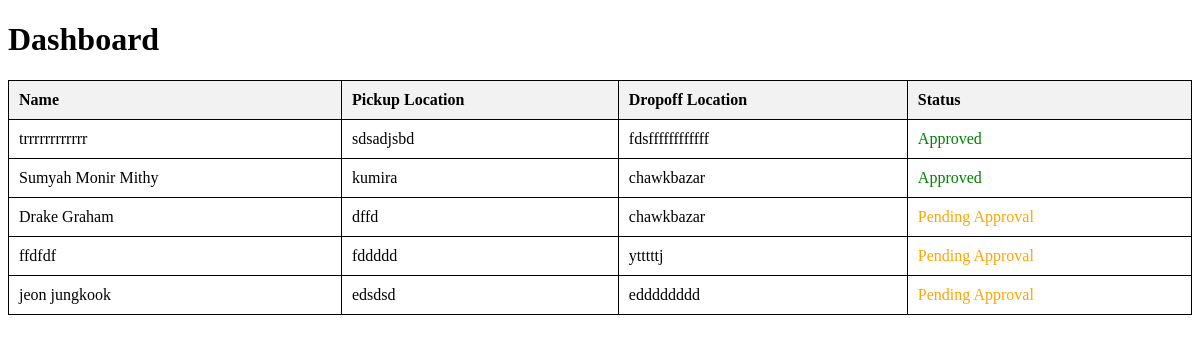
The page /testdashboard/ on the database as committed earlier.
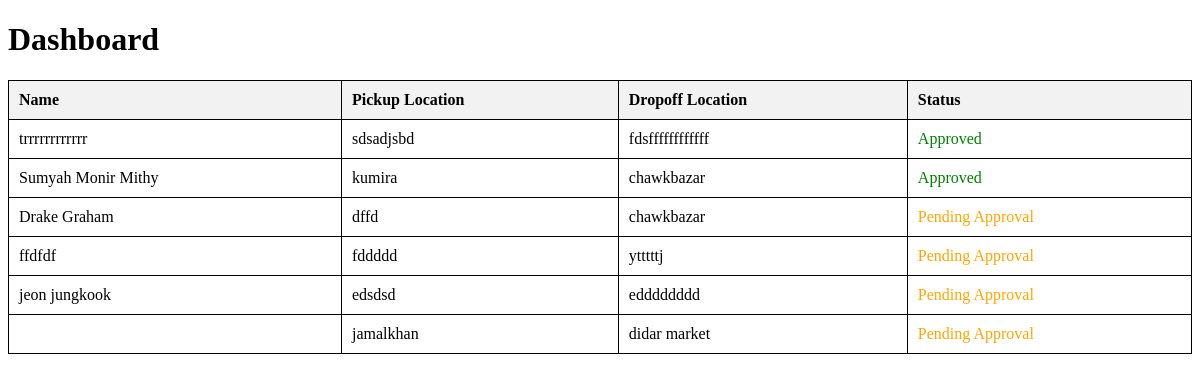
The same page on the database as committed later.
### main/models.py (models this page shows, shortened)
class Booking(models.Model):
    STATUS_CHOICES = [
        ('pending', 'Pending'),
        ('approved', 'Approved'),
        ('rejected', 'Rejected'),
    ]
    customerid = models.ForeignKey('RiderRegister', on_delete=models.CASCADE, related_name='customer_bookings',null=True, blank=True)
    driverid = models.ForeignKey('CarRegister', on_delete=models.CASCADE, null=True, blank=True, related_name='driver_bookings')
    name = models.CharField(max_length=100)
    phone_number = models.CharField(max_length=15)
    pickup_location = models.CharField(max_length=255)
    pickup_date = models.DateField(default=datetime.date(1999, 10, 10))
    pickup_time = models.TimeField(default=datetime.time(0, 0))
    dropoff_location = models.CharField(max_length=255)
    dropoff_date = models.DateField(default=datetime.date(1999, 10, 10))
    dropoff_time = models.TimeField(default=datetime.time(0, 0))
    status = models.CharField(max_length=20, choices=STATUS_CHOICES, default='pending')

### main/views.py (the view)
def testdashboard(request):
    user_bookings = Booking.objects.all()  # Filter based on user if you have user accounts
    return render(request, 'testdashboard.html', {'bookings': user_bookings})

### main/context_processors.py (called while the page is built, shortened)
def profile_pic(request):
    return {'profile_pic': 'profilepic/profile.jpg'}

### main/templates/testdashboard.html (shortened to what this page needs)
<!DOCTYPE html>
<html lang="en">
<head>
  <link rel="stylesheet" href="https://cdnjs.cloudflare.com/ajax/libs/font-awesome/6.0.0/css/all.min.css">
</head>
<body>
  <h1>Dashboard</h1>
  <table>
    <thead>
      <tr>
        <th>Name</th>
        <th>Pickup Location</th>
        <th>Dropoff Location</th>
        <th>Status</th>
      </tr>
    </thead>
    <tbody>
      {% for booking in bookings %}
        <tr>
          <td>{{ booking.name }}</td>
          <td>{{ booking.pickup_location }}</td>
          <td>{{ booking.dropoff_location }}</td>
          <td class="{% if booking.status == 'approved' %}approved{% else %}pending{% endif %}">
            {% if booking.status == 'approved' %}
                Approved
            {% else %}
                Pending Approval
            {% endif %}
        </td>
        </tr>
      {% endfor %}
    </tbody>
  </table>
</body>
</html>

Rows that differ between the two databases and show on the page:
added Booking: pickup_location "jamalkhan", dropoff_location "didar market", status "Pending Approval"
